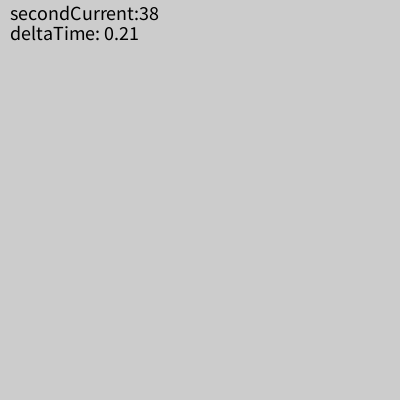
Frame 1 (no input)
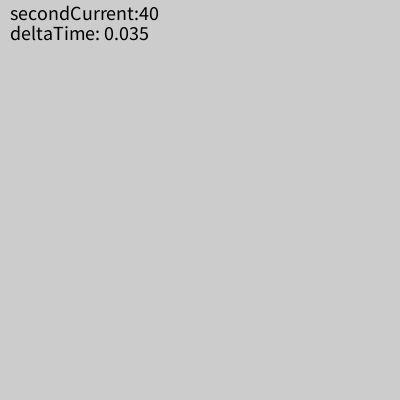
Frame 60 (the mouse pressed at the canvas centre just before this capture)
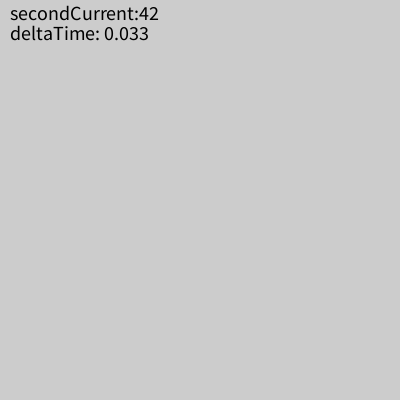
Frame 120 (the mouse held since frame 60 and released just before this capture)

The Processing sketch that drew these frames (run headless with seeded random() and noise(); from frame 60 on, the mouse is pressed at the canvas centre):

// Processing sketch: sk_anim_minute_circle_throw
// ── sk_anim_minute_circle_throw.pde
// === アニメーション用変数/定数 ===
float fCircleX = 0;         // 座標値
float fCircleY = 400;
float fCircleSpeedX = 0;    // 移動速度（ピクセル/秒）
float fCircleSpeedY = 0;

// === Time Handling ===
int minuteCurrent;     // 現在の分（0~59）
float deltaTime;       // 前フレームからの経過時間（秒,0~1）
int minutePrev;        // 前フレームの分（0~59）
float millisPrev;      // プログラム開始から前回のフレームまでの経過時間（ミリ秒）
int isMinuteAnim = 0;  // アニメーションフラグ（1:アニメーション中）

void setup()
{
  size( 400, 400 );
  frameRate( 30 );
  minutePrev = minute();
}

void draw()
{
  background( 204 );
  
  // === Time Update ===
  minuteCurrent = minute();
  int millisCurrent = millis();
  
  // 前フレームからの経過時間（秒,0~1）
  deltaTime = ( millisCurrent - millisPrev ) / 1000;
  
  // === アニメーションを記述 ===
  
  // 分が変化したときにアニメーションを開始する．
  if ( minuteCurrent != minutePrev )
  {
    isMinuteAnim = 1;  // アニメーション開始
    
    // アニメーション初期化
    fCircleX = 0;         // 初期位置
    fCircleY = 400;
    fCircleSpeedX = 140;  // 初速
    fCircleSpeedY = -480;
  }
  if( isMinuteAnim == 1 )  // アニメーション中
  {
    if( fCircleX < 400 )  // アニメーションの継続条件
    {
      // 位置
      fCircleX += fCircleSpeedX * deltaTime;
      fCircleY += fCircleSpeedY * deltaTime;
      
      // 速度
      fCircleSpeedY += 350 * deltaTime;  // 重力加速
      
      fill( 255 );
      stroke( 0 );
      circle( fCircleX, fCircleY, 20 );
    }
    else
    {
      isMinuteAnim = 0;  // アニメーション終了
    }
  }
  
 // 時間をデバッグ表示
  fill( 0 );
  textSize(20);
  text( "secondCurrent:" + second(), 10, 20);
  text( "deltaTime: " + deltaTime, 10, 40);
  
  // === Time Update ===
  minutePrev = minuteCurrent;
  millisPrev = millisCurrent;
}
void keyPressed()
{
  if ( key == 'm' )
  {
    minutePrev = -1;
  }
}
